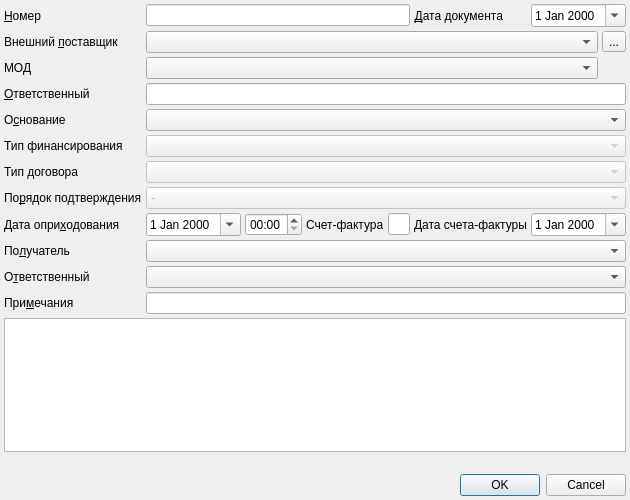
<?xml version="1.0" encoding="UTF-8"?>
<ui version="4.0">
 <class>IncomingInvoiceDialog</class>
 <widget class="QDialog" name="IncomingInvoiceDialog">
  <property name="geometry">
   <rect>
    <x>0</x>
    <y>0</y>
    <width>617</width>
    <height>500</height>
   </rect>
  </property>
  <property name="windowTitle">
   <string>Приходная накладная от внешнего поставщика</string>
  </property>
  <property name="windowIcon">
   <iconset resource="../s11main.qrc">
    <normaloff>:/icons/Icon2.png</normaloff>:/icons/Icon2.png</iconset>
  </property>
  <layout class="QGridLayout" name="gridLayout">
   <property name="margin">
    <number>4</number>
   </property>
   <property name="spacing">
    <number>4</number>
   </property>
   <item row="10" column="5">
    <widget class="QLineEdit" name="edtInvoiceNumber"/>
   </item>
   <item row="10" column="4">
    <widget class="QLabel" name="lblInvoiceNumber">
     <property name="sizePolicy">
      <sizepolicy hsizetype="Fixed" vsizetype="Preferred">
       <horstretch>0</horstretch>
       <verstretch>0</verstretch>
      </sizepolicy>
     </property>
     <property name="text">
      <string>Счет-фактура</string>
     </property>
    </widget>
   </item>
   <item row="16" column="0">
    <widget class="QLabel" name="lblNote">
     <property name="text">
      <string>При&amp;мечания</string>
     </property>
     <property name="buddy">
      <cstring>edtNote</cstring>
     </property>
    </widget>
   </item>
   <item row="14" column="0">
    <widget class="QLabel" name="lblReceiver">
     <property name="sizePolicy">
      <sizepolicy hsizetype="Maximum" vsizetype="Preferred">
       <horstretch>0</horstretch>
       <verstretch>0</verstretch>
      </sizepolicy>
     </property>
     <property name="text">
      <string>По&amp;лучатель</string>
     </property>
     <property name="buddy">
      <cstring>cmbReceiver</cstring>
     </property>
    </widget>
   </item>
   <item row="5" column="0">
    <widget class="QLabel" name="lblFinance">
     <property name="sizePolicy">
      <sizepolicy hsizetype="Fixed" vsizetype="Preferred">
       <horstretch>0</horstretch>
       <verstretch>0</verstretch>
      </sizepolicy>
     </property>
     <property name="text">
      <string>Тип финансирования</string>
     </property>
    </widget>
   </item>
   <item row="4" column="0">
    <widget class="QLabel" name="lblReason">
     <property name="text">
      <string>О&amp;снование</string>
     </property>
     <property name="buddy">
      <cstring>cmbReason</cstring>
     </property>
    </widget>
   </item>
   <item row="10" column="1" colspan="2">
    <widget class="CDateEdit" name="edtDate">
     <property name="sizePolicy">
      <sizepolicy hsizetype="Maximum" vsizetype="Fixed">
       <horstretch>0</horstretch>
       <verstretch>0</verstretch>
      </sizepolicy>
     </property>
     <property name="calendarPopup">
      <bool>true</bool>
     </property>
    </widget>
   </item>
   <item row="10" column="0">
    <widget class="QLabel" name="lblDate">
     <property name="sizePolicy">
      <sizepolicy hsizetype="Maximum" vsizetype="Preferred">
       <horstretch>0</horstretch>
       <verstretch>0</verstretch>
      </sizepolicy>
     </property>
     <property name="text">
      <string>Дата опри&amp;ходования</string>
     </property>
     <property name="buddy">
      <cstring>edtDate</cstring>
     </property>
    </widget>
   </item>
   <item row="1" column="0">
    <widget class="QLabel" name="lblSupplierOrg">
     <property name="text">
      <string>Внешний &amp;поставщик</string>
     </property>
     <property name="buddy">
      <cstring>cmbSupplierOrg</cstring>
     </property>
    </widget>
   </item>
   <item row="10" column="6">
    <widget class="QLabel" name="lblInvoiceDate">
     <property name="text">
      <string>Дата счета-фактуры</string>
     </property>
    </widget>
   </item>
   <item row="6" column="0">
    <widget class="QLabel" name="lblContractType">
     <property name="text">
      <string>Тип договора</string>
     </property>
    </widget>
   </item>
   <item row="19" column="0" colspan="9">
    <widget class="QDialogButtonBox" name="buttonBox">
     <property name="orientation">
      <enum>Qt::Horizontal</enum>
     </property>
     <property name="standardButtons">
      <set>QDialogButtonBox::Cancel|QDialogButtonBox::Ok</set>
     </property>
    </widget>
   </item>
   <item row="9" column="1" colspan="8">
    <widget class="QComboBox" name="cmbConfirmationOrder">
     <property name="enabled">
      <bool>false</bool>
     </property>
     <item>
      <property name="text">
       <string>-</string>
      </property>
     </item>
     <item>
      <property name="text">
       <string>Прямой</string>
      </property>
     </item>
     <item>
      <property name="text">
       <string>Обратный</string>
      </property>
     </item>
    </widget>
   </item>
   <item row="5" column="1" colspan="8">
    <widget class="CRBComboBox" name="cmbFinance">
     <property name="enabled">
      <bool>false</bool>
     </property>
    </widget>
   </item>
   <item row="0" column="6">
    <widget class="QLabel" name="lblDocDate">
     <property name="sizePolicy">
      <sizepolicy hsizetype="Maximum" vsizetype="Preferred">
       <horstretch>0</horstretch>
       <verstretch>0</verstretch>
      </sizepolicy>
     </property>
     <property name="text">
      <string>&amp;Дата документа</string>
     </property>
     <property name="alignment">
      <set>Qt::AlignRight|Qt::AlignTrailing|Qt::AlignVCenter</set>
     </property>
     <property name="buddy">
      <cstring>edtDocDate</cstring>
     </property>
    </widget>
   </item>
   <item row="1" column="1" colspan="7">
    <widget class="COrgComboBox" name="cmbSupplierOrg"/>
   </item>
   <item row="14" column="1" colspan="8">
    <widget class="CStorageComboBox" name="cmbReceiver">
     <property name="sizePolicy">
      <sizepolicy hsizetype="Expanding" vsizetype="Fixed">
       <horstretch>0</horstretch>
       <verstretch>0</verstretch>
      </sizepolicy>
     </property>
    </widget>
   </item>
   <item row="4" column="1" colspan="8">
    <widget class="CStockPurchaseContractComboBox" name="cmbReason"/>
   </item>
   <item row="3" column="1" colspan="8">
    <widget class="QLineEdit" name="edtSupplierOrgPerson"/>
   </item>
   <item row="15" column="0">
    <widget class="QLabel" name="lblReceiverPerson">
     <property name="text">
      <string>О&amp;тветственный</string>
     </property>
     <property name="buddy">
      <cstring>cmbReceiverPerson</cstring>
     </property>
    </widget>
   </item>
   <item row="10" column="7" colspan="2">
    <widget class="CDateEdit" name="edtInvoiceDate">
     <property name="calendarPopup">
      <bool>true</bool>
     </property>
    </widget>
   </item>
   <item row="10" column="3">
    <widget class="QTimeEdit" name="edtTime">
     <property name="sizePolicy">
      <sizepolicy hsizetype="Maximum" vsizetype="Fixed">
       <horstretch>0</horstretch>
       <verstretch>0</verstretch>
      </sizepolicy>
     </property>
     <property name="displayFormat">
      <string>HH:mm</string>
     </property>
    </widget>
   </item>
   <item row="3" column="0">
    <widget class="QLabel" name="lblSupplierOrgPerson">
     <property name="text">
      <string>&amp;Ответственный</string>
     </property>
     <property name="buddy">
      <cstring>edtSupplierOrgPerson</cstring>
     </property>
    </widget>
   </item>
   <item row="15" column="1" colspan="8">
    <widget class="CPersonComboBoxEx" name="cmbReceiverPerson">
     <property name="sizePolicy">
      <sizepolicy hsizetype="Expanding" vsizetype="Fixed">
       <horstretch>0</horstretch>
       <verstretch>0</verstretch>
      </sizepolicy>
     </property>
    </widget>
   </item>
   <item row="0" column="0">
    <widget class="QLabel" name="lblNumber">
     <property name="text">
      <string>&amp;Номер</string>
     </property>
     <property name="buddy">
      <cstring>edtNumber</cstring>
     </property>
    </widget>
   </item>
   <item row="6" column="1" colspan="8">
    <widget class="CContractTypeComboBox" name="cmbContractType">
     <property name="enabled">
      <bool>false</bool>
     </property>
    </widget>
   </item>
   <item row="0" column="7" colspan="2">
    <widget class="CDateEdit" name="edtDocDate">
     <property name="sizePolicy">
      <sizepolicy hsizetype="Maximum" vsizetype="Fixed">
       <horstretch>0</horstretch>
       <verstretch>0</verstretch>
      </sizepolicy>
     </property>
     <property name="calendarPopup">
      <bool>true</bool>
     </property>
    </widget>
   </item>
   <item row="9" column="0">
    <widget class="QLabel" name="lblConfirmationOrder">
     <property name="text">
      <string>По&amp;рядок подтверждения</string>
     </property>
     <property name="buddy">
      <cstring>cmbConfirmationOrder</cstring>
     </property>
    </widget>
   </item>
   <item row="16" column="1" colspan="8">
    <widget class="QLineEdit" name="edtNote"/>
   </item>
   <item row="0" column="1" colspan="5">
    <widget class="QLineEdit" name="edtNumber"/>
   </item>
   <item row="2" column="0">
    <widget class="QLabel" name="lblPlaceOfBusiness">
     <property name="text">
      <string>МОД</string>
     </property>
    </widget>
   </item>
   <item row="17" column="0" colspan="9">
    <widget class="CInDocTableView" name="tblItems">
     <property name="sizePolicy">
      <sizepolicy hsizetype="Preferred" vsizetype="Expanding">
       <horstretch>0</horstretch>
       <verstretch>0</verstretch>
      </sizepolicy>
     </property>
    </widget>
   </item>
   <item row="2" column="1" colspan="7">
    <widget class="CPlaceOfBusinessComboBox" name="cmbPlaceOfBusiness"/>
   </item>
   <item row="1" column="8">
    <widget class="QToolButton" name="btnSelectOrganisation">
     <property name="text">
      <string>...</string>
     </property>
    </widget>
   </item>
   <item row="18" column="0" colspan="9">
    <widget class="QLabel" name="lblSummaryInfo">
     <property name="text">
      <string/>
     </property>
    </widget>
   </item>
  </layout>
 </widget>
 <customwidgets>
  <customwidget>
   <class>CDateEdit</class>
   <extends>QDateEdit</extends>
   <header>library/DateEdit.h</header>
  </customwidget>
  <customwidget>
   <class>CRBComboBox</class>
   <extends>QComboBox</extends>
   <header>library/crbcombobox.h</header>
  </customwidget>
  <customwidget>
   <class>CInDocTableView</class>
   <extends>QTableView</extends>
   <header>library/InDocTable.h</header>
  </customwidget>
  <customwidget>
   <class>COrgComboBox</class>
   <extends>QComboBox</extends>
   <header>Orgs/OrgComboBox.h</header>
  </customwidget>
  <customwidget>
   <class>CPersonComboBoxEx</class>
   <extends>QComboBox</extends>
   <header>Orgs/PersonComboBoxEx.h</header>
  </customwidget>
  <customwidget>
   <class>CStorageComboBox</class>
   <extends>QComboBox</extends>
   <header>Orgs/OrgStructComboBoxes.h</header>
  </customwidget>
  <customwidget>
   <class>CStockPurchaseContractComboBox</class>
   <extends>QComboBox</extends>
   <header>Stock/StockPurchaseContractComboBox.h</header>
  </customwidget>
  <customwidget>
   <class>CPlaceOfBusinessComboBox</class>
   <extends>QComboBox</extends>
   <header>Stock/Utils.h</header>
  </customwidget>
  <customwidget>
   <class>CContractTypeComboBox</class>
   <extends>QComboBox</extends>
   <header>Stock/Utils.h</header>
  </customwidget>
 </customwidgets>
 <tabstops>
  <tabstop>edtNumber</tabstop>
  <tabstop>cmbSupplierOrg</tabstop>
  <tabstop>edtSupplierOrgPerson</tabstop>
  <tabstop>cmbReason</tabstop>
  <tabstop>cmbFinance</tabstop>
  <tabstop>cmbConfirmationOrder</tabstop>
  <tabstop>edtDate</tabstop>
  <tabstop>edtTime</tabstop>
  <tabstop>edtInvoiceNumber</tabstop>
  <tabstop>edtInvoiceDate</tabstop>
  <tabstop>cmbReceiver</tabstop>
  <tabstop>cmbReceiverPerson</tabstop>
  <tabstop>edtNote</tabstop>
  <tabstop>tblItems</tabstop>
  <tabstop>buttonBox</tabstop>
 </tabstops>
 <resources>
  <include location="../s11main.qrc"/>
 </resources>
 <connections>
  <connection>
   <sender>buttonBox</sender>
   <signal>accepted()</signal>
   <receiver>IncomingInvoiceDialog</receiver>
   <slot>accept()</slot>
   <hints>
    <hint type="sourcelabel">
     <x>256</x>
     <y>484</y>
    </hint>
    <hint type="destinationlabel">
     <x>157</x>
     <y>274</y>
    </hint>
   </hints>
  </connection>
  <connection>
   <sender>buttonBox</sender>
   <signal>rejected()</signal>
   <receiver>IncomingInvoiceDialog</receiver>
   <slot>reject()</slot>
   <hints>
    <hint type="sourcelabel">
     <x>324</x>
     <y>484</y>
    </hint>
    <hint type="destinationlabel">
     <x>286</x>
     <y>274</y>
    </hint>
   </hints>
  </connection>
 </connections>
</ui>
